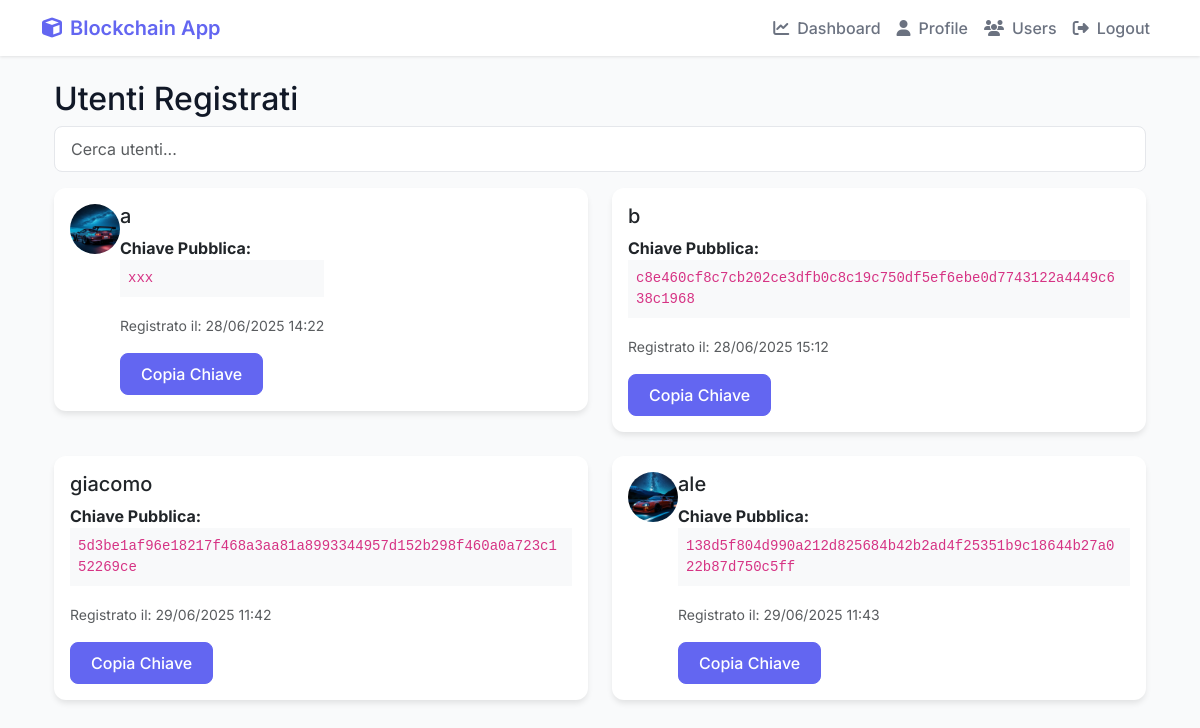
Before: /users/ (signed in) with the older database file.
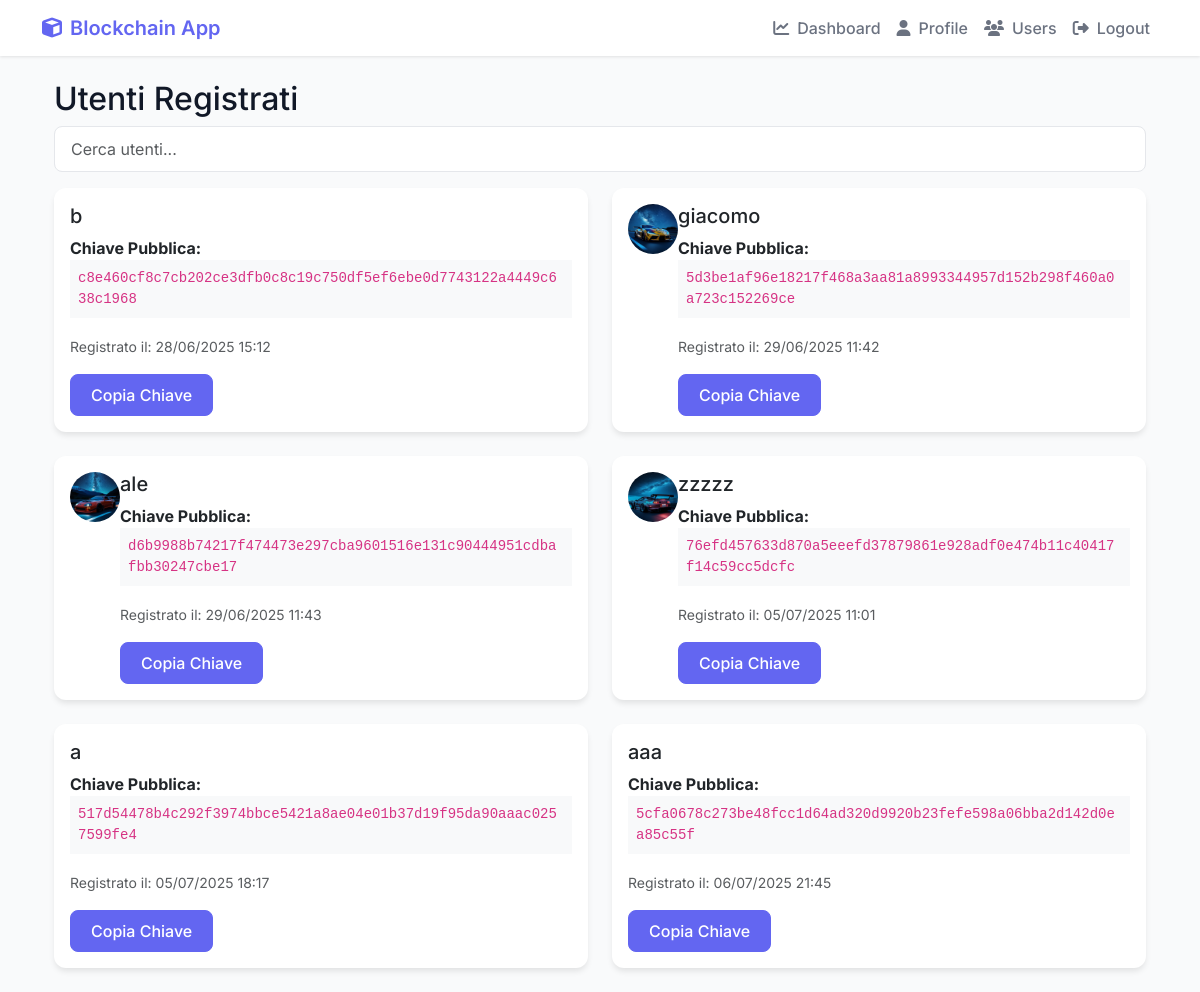
After: the same page with the newer database file.
### Cripto1/models.py (models this page shows, shortened)
class UserProfile(models.Model):
    user = models.OneToOneField(User, on_delete=models.CASCADE)
    user_key = models.CharField(max_length=255, unique=True) # Keep as a unique identifier (can be hash of public key)
    public_key = models.TextField(null=True, blank=True) # Allow null for existing rows
    private_key = EncryptedTextField(null=True, blank=True) # Allow null for existing rows
    balance = models.FloatField(default=0.0)
    created_at = models.DateTimeField(auto_now_add=True)
    profile_picture = models.ImageField(upload_to='profile_pics/', blank=True, null=True)
    is_active = models.BooleanField(default=True)
    last_login_ip = models.GenericIPAddressField(null=True, blank=True)
    last_login_date = models.DateTimeField(null=True, blank=True)
    login_attempts = models.IntegerField(default=0)
    locked_until = models.DateTimeField(null=True, blank=True)
    sso_provider = models.CharField(max_length=50, blank=True, null=True)  # Per SSO
    sso_id = models.CharField(max_length=255, blank=True, null=True)  # ID esterno per SSO
    department = models.CharField(max_length=100, blank=True, null=True)
    position = models.CharField(max_length=100, blank=True, null=True)
    phone = models.CharField(max_length=20, blank=True, null=True)
    emergency_contact = models.CharField(max_length=255, blank=True, null=True)
    notes = models.TextField(blank=True, null=True)
    def is_locked(self):
        if self.locked_until and timezone.now() < self.locked_until:
            return True
        return False
    def update_last_login(self, ip_address=None):
        self.last_login_date = timezone.now()
        if ip_address:
            self.last_login_ip = ip_address
        self.save()

### Cripto1/views.py (the view)
# urls.py: path('users/', views.users_feed, name='users_feed'),
@login_required
def users_feed(request):
    users = UserProfile.objects.all().select_related('user')
    context = {
        'users': users,
    }
    return render(request, 'Cripto1/users_feed.html', context)

### Cripto1/templates/Cripto1/users_feed.html (shortened to what this page needs)
{% extends 'Cripto1/base.html' %}
{% block content %}
<div class="container mt-4">
    <h2>Utenti Registrati</h2>
    <div class="mb-3">
        <input type="text" id="userSearch" class="form-control" placeholder="Cerca utenti...">
    </div>
    <div class="row" id="usersList">
        {% for user_profile in users %}
        <div class="col-md-6 mb-4 user-card">
            <div class="card">
                <div class="card-body d-flex align-items-start">
                    {% if user_profile.profile_picture %}
                        <img src="{{ user_profile.profile_picture.url }}" alt="{{ user_profile.user.username }}'s profile picture" width="50" height="50" class="rounded-circle mr-3">
                    {% endif %}
                    <div>
                        <h5 class="card-title mb-0 d-flex align-items-center">
                             {{ user_profile.user.username }}
                        </h5>
                        <p class="card-text mt-2">
                            <strong>Chiave Pubblica:</strong><br>
                            <code class="bg-light p-2 d-block text-break">{{ user_profile.user_key }}</code>
                        </p>
                        <p class="card-text mb-0">
                            <small class="text-muted">Registrato il: {{ user_profile.created_at|date:"d/m/Y H:i" }}</small>
                        </p>
                        <button class="btn btn-primary copy-key mt-3" data-key="{{ user_profile.user_key }}">
                            Copia Chiave
                        </button>
                    </div>
                </div>
            </div>
        </div>
        {% endfor %}
    </div>
</div>
{% endblock %}

Changed rows visible on the page:
removed UserProfile: profile_picture (picture), user.username "a", user_key "xxx", created_at "28/06/2025 14:22"
changed UserProfile "5d3be1af96e18217f468a3aa81a8993344957d152b298f460a0a723c152269ce": profile_picture: picture added
changed UserProfile "ale": user_key "138d5f804d990a212d825684b42b2ad4f25351b9c18644b27a022b87d750c5ff" → "d6b9988b74217f474473e297cba9601516e131c90444951cdbafbb30247cbe17"
added UserProfile: profile_picture (picture), user.username "zzzzz", user_key "76efd457633d870a5eeefd37879861e928adf0e474b11c40417f14c59cc5dcfc", created_at "05/07/2025 11:01"
added UserProfile: user.username "a", user_key "517d54478b4c292f3974bbce5421a8ae04e01b37d19f95da90aaac0257599fe4", created_at "05/07/2025 18:17"
added UserProfile: user.username "aaa", user_key "5cfa0678c273be48fcc1d64ad320d9920b23fefe598a06bba2d142d0ea85c55f", created_at "06/07/2025 21:45"
